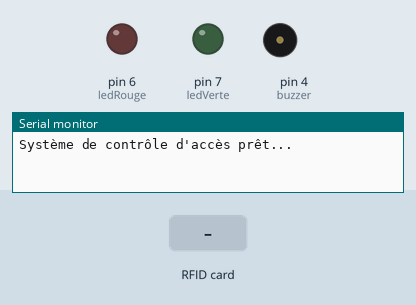
Recording of a sketch running on a simulated Arduino Uno, built with avr-gcc and run on an emulated ATmega328P. On the bench: output pins drawn as LEDs (lit = HIGH), buzzer (waves = sounding), the last lines printed to the serial monitor. The inputs (shaded band) are chosen by the test bench. Pins used as bus, display or sensor lines are not drawn.

Above: at 1.2 s.
1.3 s: RFID card 53 B0 88 0F held to the reader
At 1.41 s:
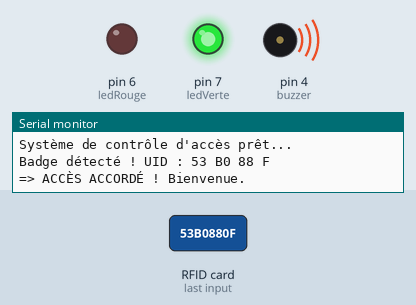
At 2.4 s:
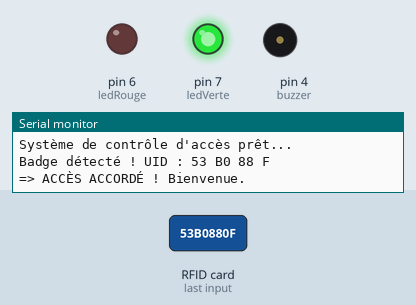
4.3 s: RFID card 5E 7A 19 C4 held to the reader
At 4.7 s:
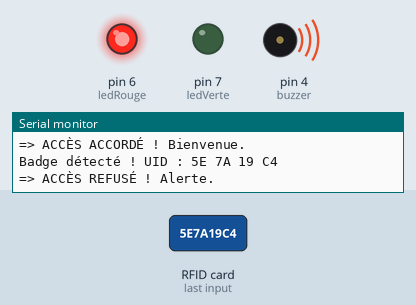
Timing chart, 0 to 7.3 s (numbered marks = the images above; inputs shaded):
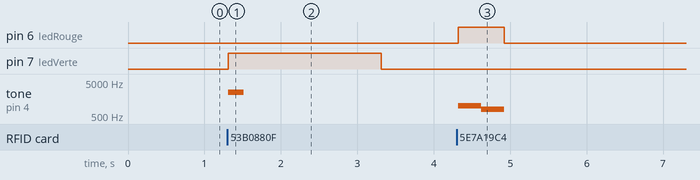

The sketch:

UID_LED_BUZZER.ino
```cpp
#include <SPI.h>
#include <MFRC522.h>

#define SS_PIN 10
#define RST_PIN 9
MFRC522 rfid(SS_PIN, RST_PIN);

// Déclaration des broches pour les composants
const int ledVerte = 7;
const int ledRouge = 6;
const int buzzer = 4;

// ⚠️ REMPLACE CES VALEURS PAR L'UID DE TON BADGE BLEU
byte badgeAutorise[] = {0X53, 0XB0, 0X88, 0XF};

void setup() {
  Serial.begin(9600);
  SPI.begin();
  rfid.PCD_Init();

  // Configuration des broches en sorties
  pinMode(ledVerte, OUTPUT);
  pinMode(ledRouge, OUTPUT);
  pinMode(buzzer, OUTPUT);

  Serial.println("Système de contrôle d'accès prêt...");
}

void loop() {
  // S'il n'y a pas de nouvelle carte, on arrête là
  if (!rfid.PICC_IsNewCardPresent() || !rfid.PICC_ReadCardSerial()) {
    return;
  }

  Serial.print("Badge détecté ! UID : ");
  bool accesAccorde = true;

  // Comparaison de l'UID lu avec l'UID autorisé
  for (byte i = 0; i < rfid.uid.size; i++) {
    Serial.print(rfid.uid.uidByte[i], HEX);
    Serial.print(" ");

    if (rfid.uid.uidByte[i] != badgeAutorise[i]) {
      accesAccorde = false; // Un octet est différent, accès refusé
    }
  }
  Serial.println();

  // Action en fonction du résultat
  if (accesAccorde) {
    Serial.println("=> ACCÈS ACCORDÉ ! Bienvenue.");
    digitalWrite(ledVerte, HIGH);   // Allume la LED verte
    tone(buzzer, 2500, 200);        // Petit bip aigu de succès
    delay(2000);                    // Laisse la porte "ouverte" 2 secondes
    digitalWrite(ledVerte, LOW);
  }
  else {
    Serial.println("=> ACCÈS REFUSÉ ! Alerte.");
    digitalWrite(ledRouge, HIGH);   // Allume la LED rouge
    // Code pour faire une sirène à deux tons avec le buzzer
    tone(buzzer, 1000, 300);
    delay(300);
    tone(buzzer, 800, 300);
    delay(300);
    digitalWrite(ledRouge, LOW);
  }

  // Met le badge en veille pour la prochaine lecture
  rfid.PICC_HaltA();
}
```

Measured:
- after the input at 1.3 s, pin 7 (ledVerte): LOW → HIGH at once, → LOW 2.0 s later; tone on pin 4 (buzzer): silent → 2500 Hz at once, → silent 0.20 s later
- after the input at 4.3 s, pin 6 (ledRouge): LOW → HIGH at once, → LOW 0.60 s later; tone on pin 4 (buzzer): silent → 1000 Hz at once, → 800 Hz 0.30 s later, → silent 0.30 s later
